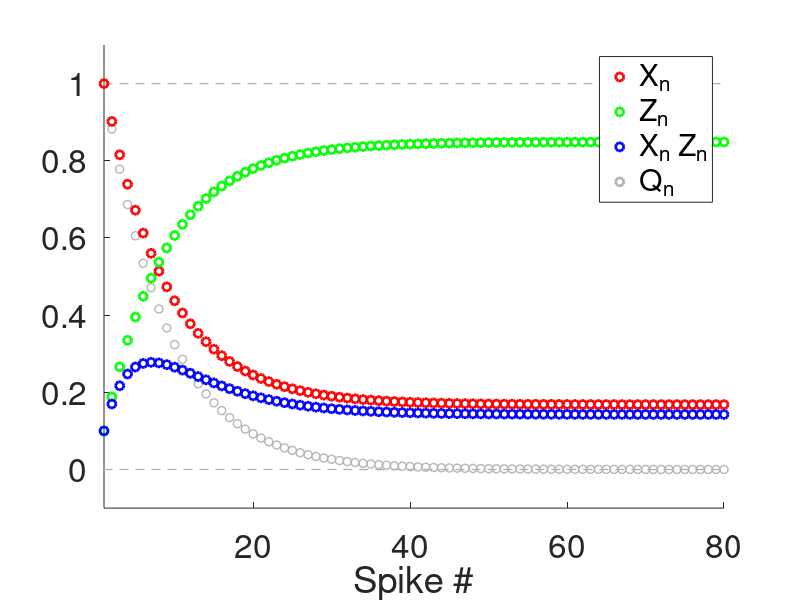
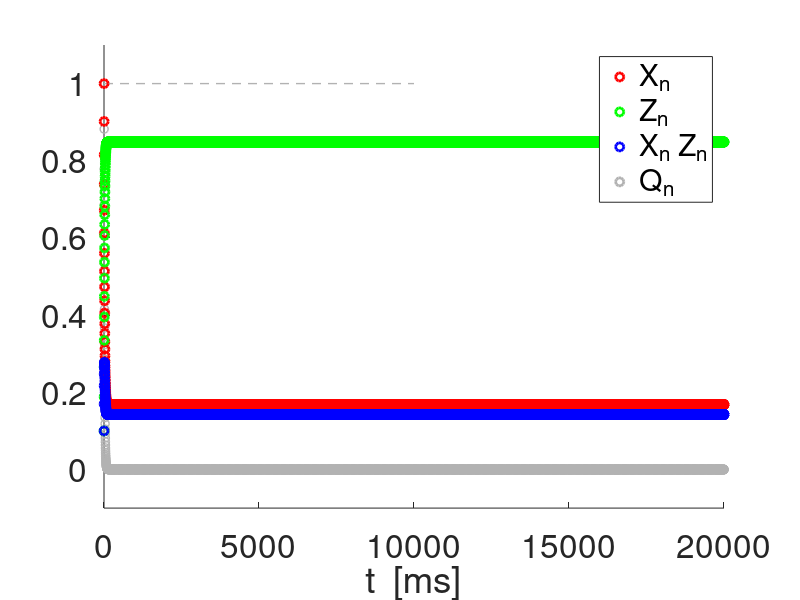
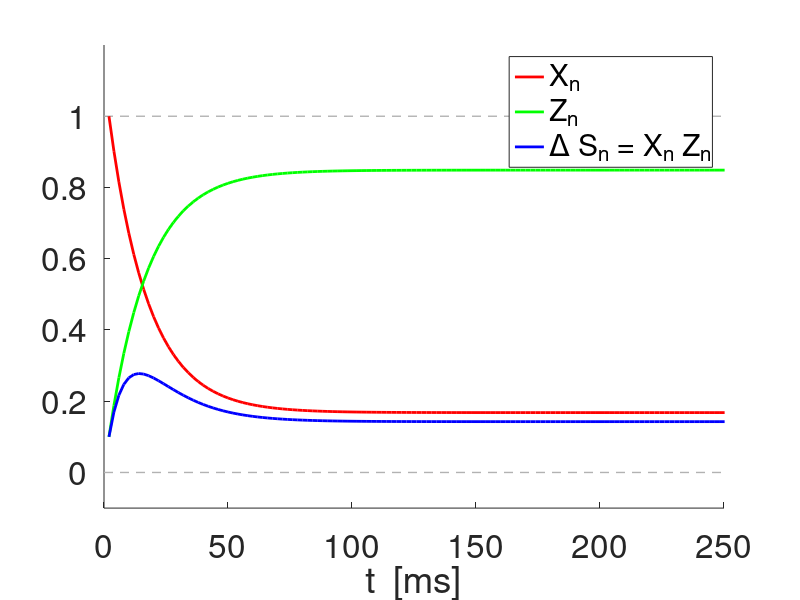

These figures' MATLAB source, in order:
% 2021-04-05

% DA model: evolution governed by the solution to the difference equations
% given by
% 
% Xn = Xss + Q(adep,taudep)^(n-1) (X1-Xss)
%
% Zn = Zss = Q(afac,taufac)^(n-1) (Z1-Zss)
%
% Q(astd,taustd) = (1-astd)*exp(-Deltaspk/taustd)
%
% Analysis of the dynamics of Q(astd,taustd)
%
% DA: Dayan & Abbott (2001)
%

clearvars;
close all;

lightblueish = [.4 .6 .9];
lightcoral = [0.94 0.5 0.5];
lightsalmon = [0.9 0.5 0.4];
mediumacquamarine = [0.4 0.8 0.6];
lightgray = [.7 .7 .7];
darkgray = [.3 .3 .3];
darkgray2 = [.1 .1 .1];


% Functions

Q=@(a,tau,Delta) (1-a).*exp(-Delta/tau);
Xbar=@(a,tau,Delta,Xinf) (1-exp(-Delta/tau))*Xinf./(1-(1-a).*exp(-Delta/tau));
Zbar=@(a,tau,Delta,Zinf) ((1-exp(-Delta/tau))*(1-a)*Zinf+a)./(1-(1-a).*exp(-Delta/tau));

% Parameters

% Reference parameter values:
%
% adep = 0.1;
% afac = 0.1;
Xinf = 1;
Zinf = 0;

astp = 0.1;
taustp = 100;

SpkFreqin = 500;
SpkPerin = 1000/SpkFreqin;
Deltaspk = SpkPerin;


Nspk = 10000;
nvec = 1:1:Nspk;
Qn = Q(astp,taustp,Deltaspk).^(nvec-1);

% figure
% hold on
% plot(nvec,Qn,'o','Color',lightgray,'linewidth',2);
% axis([1 Nspk -0.1 1.1]);
% set(gca,'fontsize',24);
% xlabel('Spike #');

Xn = Xbar(astp,taustp,Deltaspk,Xinf)*(1-Qn)+Qn*1; 
Zn = Zbar(astp,taustp,Deltaspk,Zinf)*(1-Qn)+Qn*astp; 

figure
hold on
plot(-100,-100,'or','linewidth',2);
plot(-100,-100,'og','linewidth',2);
plot(-100,-100,'ob','linewidth',2);
plot(-100,-100,'o','Color',lightgray','linewidth',2);
plot([0 Nspk],[0 0],'--','Color',lightgray','linewidth',1);
plot([0 Nspk],[1 1],'--','Color',lightgray','linewidth',1);
plot(nvec,Qn,'o','Color',lightgray,'linewidth',1);
plot(nvec,Xn,'or','linewidth',2);
plot(nvec,Zn,'og','linewidth',2);
plot(nvec,Xn.*Zn,'ob','linewidth',2);
axis([1 80 -0.1 1.1]);
set(gca,'fontsize',24);
xlabel('Spike #');
legend('X_n','Z_n','X_n Z_n','Q_n');

tvec = nvec*Deltaspk;

figure
hold on
plot(-100,-100,'or','linewidth',2);
plot(-100,-100,'og','linewidth',2);
plot(-100,-100,'ob','linewidth',2);
plot(-100,-100,'o','Color',lightgray','linewidth',2);
plot([0 Nspk],[0 0],'--','Color',lightgray','linewidth',1);
plot([0 Nspk],[1 1],'--','Color',lightgray','linewidth',1);
plot(tvec,Qn,'o','Color',lightgray,'linewidth',1);
plot(tvec,Xn,'or','linewidth',2);
plot(tvec,Zn,'og','linewidth',2);
plot(tvec,Xn.*Zn,'ob','linewidth',2);
axis([0 Nspk*Deltaspk -0.1 1.1]);
set(gca,'fontsize',24);
xlabel('t  [ms]');
legend('X_n','Z_n','X_n Z_n','Q_n');

figure
hold on
plot(-100,-100,'-r','linewidth',2);
plot(-100,-100,'-g','linewidth',2);
plot(-100,-100,'-b','linewidth',2);
plot(-100,-100,'o','Color',lightgray','linewidth',2);
plot([0 1000],[0 0],'--','Color',lightgray','linewidth',1);
plot([0 1000],[1 1],'--','Color',lightgray','linewidth',1);
plot(tvec,Xn,'-r','linewidth',2);
plot(tvec,Zn,'-g','linewidth',2);
plot(tvec,Xn.*Zn,'-b','linewidth',2);
axis([0 250 -0.1 1.2]);
set(gca,'fontsize',24);
xlabel('t  [ms]');
legend('X_n','Z_n','\Delta S_n = X_n Z_n');




% Time scale for Q (time it takes for Q to decrease from Q=1 to Q = 0.37)
% sgma

alpha = 0.37;
sgma = log(alpha)/log(Q(astp,taustp,Deltaspk));


% Time scales for Xn and Zn (time it takes for Xn and  Zn to decrease from
% X1 and Z1 to X1*0.37 and Z1*0.37, respectively
% sgmad and sgmaf

adep = astp;
afac = astp;
taudep = taustp;
taufac = taustp;

sgmad = log(alpha)/log(Q(adep,taudep,Deltaspk));

% log((alpha*Xn(1)-Xbar(adep,taudep,Deltaspk,Xinf))/(Xn(1)-Xbar(adep,taudep,Deltaspk,Xinf)))/log(Q(adep,taudep,Deltaspk));
% sgmadf= log((alpha*Zn(1)-Zbar(afac,taufac,Deltaspk,Zinf))/(Zn(1)-Zbar(afac,taufac,Deltaspk,Zinf)))/log(Q(afac,taufac,Deltaspk));


% % Continuous version
% 
% x = 1:0.01:Nspk;
% Qx = Q(astp,taustp,Deltaspk).^(x-1);
% Qx1 = Qx.*log(Q(astp,taustp,Deltaspk));
% 
% plot(x,Qx,'-r','linewidth',2);
% plot(x,Qx1,'-g','linewidth',2);









